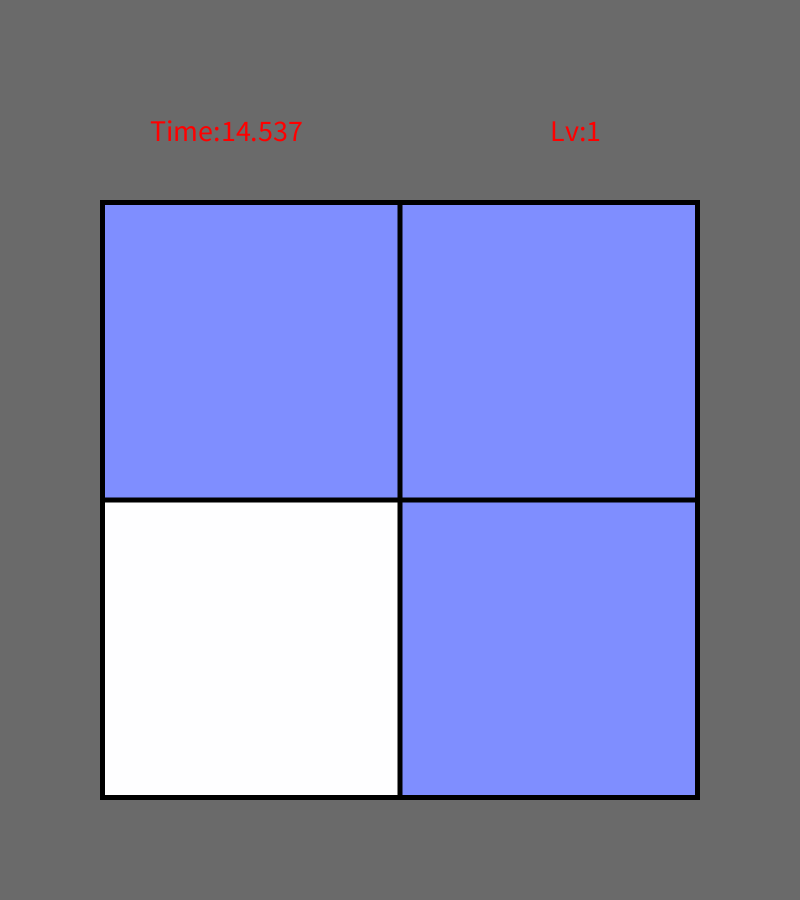
Frame 1 (no input)
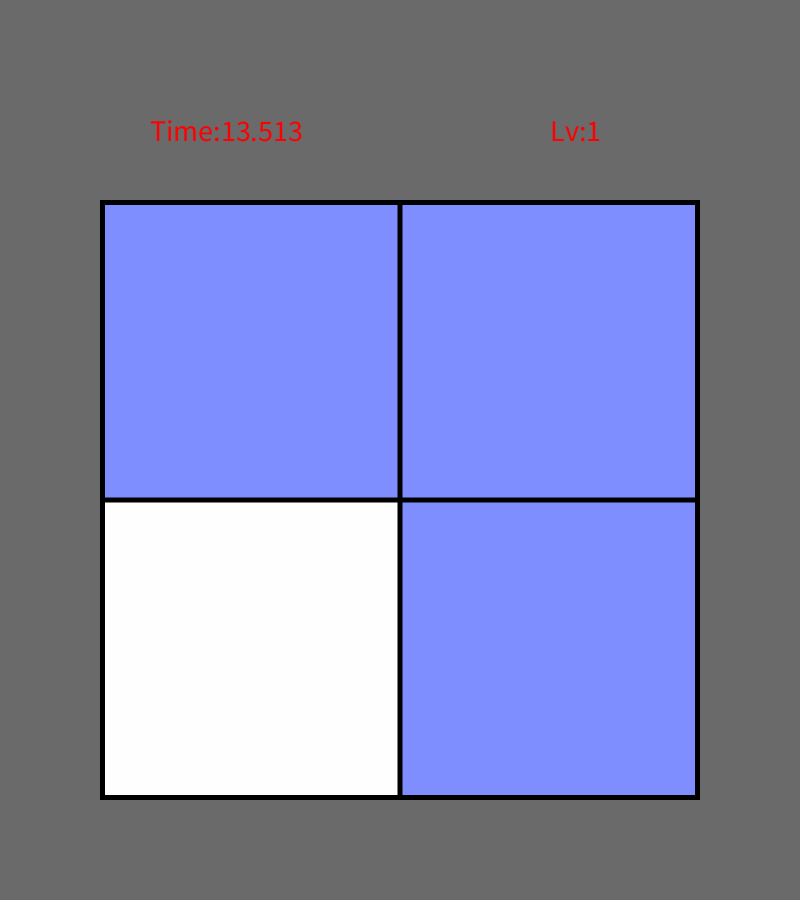
Frame 60 (the mouse pressed at the canvas centre just before this capture)
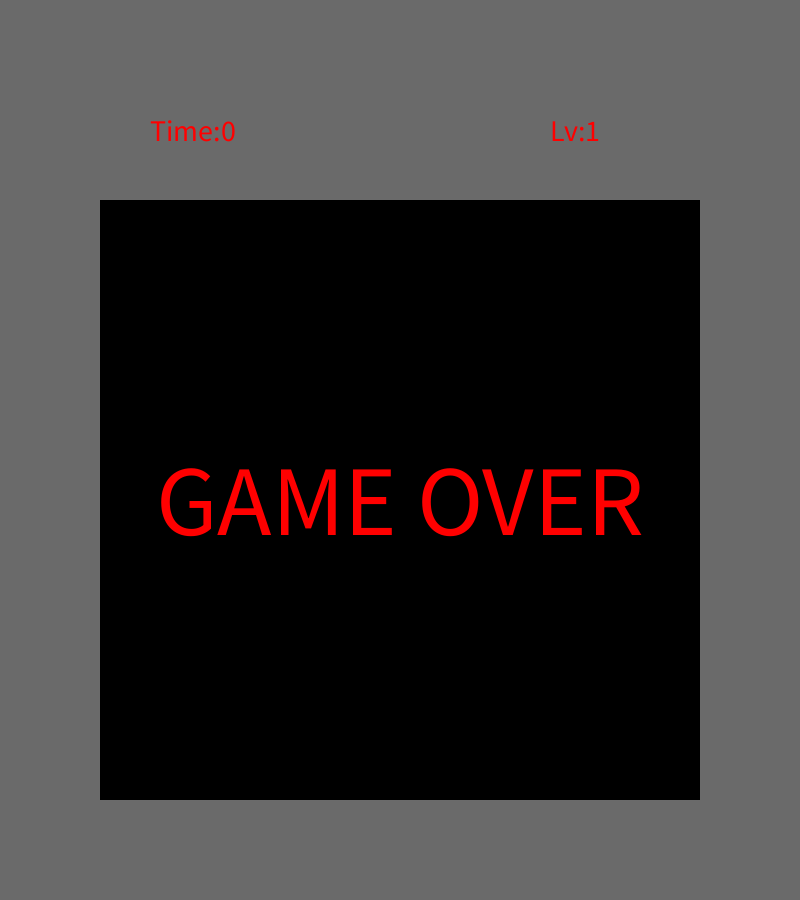
Frame 120 (the mouse held since frame 60 and released just before this capture)

The Processing sketch that drew these frames (run headless with seeded random() and noise(); from frame 60 on, the mouse is pressed at the canvas centre):

// Processing sketch: IdentifyColor
// ── IdentifyColor.pde
final boolean RUNNING = true;

Panel panel;
boolean gameState;
int    timer;
int    maxTime;
String lv;
String time;

void setup()
{
  size(800, 900);
  colorMode(HSB, 360, 100, 100);
  gameState = RUNNING;
  panel = new Panel(100, 200, 600, color(0, 0, 0));
  lv = "Lv:" + panel.level;
  maxTime = 15*1000;
  timer   = millis();
  time = "Time:" + (maxTime-(millis()-timer))/1000f;
}

void draw()
{
  background(150);
  //update
  if (millis()-timer>maxTime)
    gameState = GAME_OVER;

  if (gameState == GAME_OVER)
  {
    timer = millis()-maxTime;
    panel.deleteCells();
  }

  //display
  panel.display();
  fill(color(360, 100, 100));
  textSize(30);
  lv = "Lv:" + panel.level;
  text(lv, 550, 120, 580, 150);
  time = "Time:" + (maxTime-(millis()-timer))/1000f;
  if(gameState == GAME_OVER){
    time = "Time:" + 0;
  }
  text(time, 150, 120, 220, 150);

  if (gameState == GAME_OVER)
  {
    fill(color(360, 100, 100));
    textSize(100);
    textAlign(CENTER,CENTER);
    text("GAME OVER",400,500);
    textAlign(LEFT);
  }
}

void mousePressed()
{
  if (panel.clicked(mouseX, mouseY))
  {
    panel.updateLevel();
    panel.updateRowNumber();
    panel.updateDifficulty();
    panel.deleteCells();
    panel.initialize();
    timer = millis();
  } 
  else if (panel.isInside(mouseX, mouseY))
  {
    gameState = GAME_OVER;
  }
}
// ── Cell.pde
final boolean GAME_OVER = false;
final boolean NEXT_LEVEL = true;

class Cell{
  
  float locationX;
  float locationY;
  float length;
  color col;
  boolean isDifferent;
  
  Cell(float x,float y,float l,color c)
  {
    locationX = x;
    locationY = y;
    length = l;
    col = c;
    isDifferent = false;
  }
  
  boolean isInside(float x,float y)
  {
    return (x - locationX <= length) && (y - locationY <= length);
  }
  
  boolean checkWinOrLose()
  {
    if(isDifferent)
      return NEXT_LEVEL;
    else
      return GAME_OVER;
  }
  
  void display()
  {
    fill(col);
    noStroke();
    rect(locationX,locationY,length,length);
  }
}
// ── Panel.pde
class Panel {
  float locationX;
  float locationY;
  float length;
  color col;
  ArrayList<Cell> cells;
  int intval;
  int level;
  int rowNumbers;
  int difficulty;

  Panel(float x,float y,float l, color c)
  {
    locationX = x;
    locationY = y;
    length = l;
    col = c;
    level = 1;
    rowNumbers = 2;
    difficulty = 50;
    intval = 5;
    cells = new ArrayList<Cell>();
    initialize();
  }

  void initialize()
  {
    float startPosX = locationX + intval;
    float startPosY = locationY + intval;
    float cellLength = (length - (rowNumbers + 1) * intval) / rowNumbers;
    color newColor = color(random(360), 50, 100);

    //initialize every cell
    for(int i=0; i<rowNumbers; i++)
    {
      for(int j=0; j<rowNumbers; j++)
      {
        float newPosX = startPosX + (i * (cellLength + intval));
        float newPosY = startPosY + (j * (cellLength + intval));
        Cell newCell = new Cell(newPosX,newPosY, cellLength, newColor);
        cells.add(newCell);
      }
    }

    //new the different one 
    int index = (int)random(0,cells.size());
    color diffColor = newColor;
    if (saturation(diffColor) + difficulty <= 100)
      diffColor = color(hue(diffColor), saturation(diffColor) + difficulty, brightness(diffColor));
    else
      diffColor = color(hue(diffColor), saturation(diffColor) - difficulty, brightness(diffColor));
    cells.get(index).col = diffColor;
    cells.get(index).isDifferent = true;
    
  }


  void deleteCells()
  {
    cells.clear();
  }

  void display()
  {
    fill(col);
    noStroke();
    rect(locationX, locationY, length, length);

    if (cells.size() > 0)
    {
      for (int i = 0; i < cells.size(); i++)
        cells.get(i).display();
    }
  }

  void updateLevel()
  {
    level++;
  }

  void updateRowNumber()
  {
    rowNumbers++;
  }

  void updateDifficulty()
  {
    difficulty-=2;
  }

  boolean isInside(float x, float y)
  {
    return (x - locationX <= length) && (y - locationY <= length);
  }

  boolean clicked(float x, float y)
  {
    boolean returnValue = false;
    if (isInside(x, y) && cells.size() > 0)
    {
      for (int i=0; i<cells.size(); i++)
      {
        
        if (cells.get(i).isInside(x, y))
          returnValue =  cells.get(i).isDifferent;
      }
    } 
    return returnValue;
  }
}
